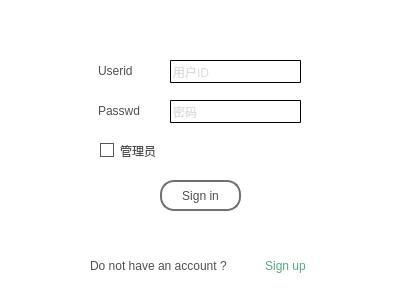
<?xml version="1.0" encoding="UTF-8"?>
<ui version="4.0">
 <class>Signin</class>
 <widget class="QWidget" name="Signin">
  <property name="geometry">
   <rect>
    <x>0</x>
    <y>0</y>
    <width>400</width>
    <height>300</height>
   </rect>
  </property>
  <property name="windowTitle">
   <string>Form</string>
  </property>
  <property name="styleSheet">
   <string notr="true">background-color: rgb(255, 255, 255);
color: rgb(80, 80, 80);
font: 700 9pt &quot;微软雅黑&quot;;</string>
  </property>
  <widget class="QStackedWidget" name="stackedWidget">
   <property name="geometry">
    <rect>
     <x>0</x>
     <y>0</y>
     <width>400</width>
     <height>300</height>
    </rect>
   </property>
   <property name="styleSheet">
    <string notr="true"/>
   </property>
   <property name="currentIndex">
    <number>0</number>
   </property>
   <widget class="QWidget" name="page">
    <widget class="QLabel" name="label_2">
     <property name="geometry">
      <rect>
       <x>98</x>
       <y>100</y>
       <width>61</width>
       <height>21</height>
      </rect>
     </property>
     <property name="text">
      <string>Passwd</string>
     </property>
    </widget>
    <widget class="QPushButton" name="signin_click">
     <property name="geometry">
      <rect>
       <x>160</x>
       <y>180</y>
       <width>81</width>
       <height>31</height>
      </rect>
     </property>
     <property name="styleSheet">
      <string notr="true">border:2px solid rgb(112, 112, 112);
border-radius:14px;</string>
     </property>
     <property name="text">
      <string>Sign in</string>
     </property>
    </widget>
    <widget class="QLineEdit" name="signin_pwd_input">
     <property name="geometry">
      <rect>
       <x>170</x>
       <y>100</y>
       <width>131</width>
       <height>23</height>
      </rect>
     </property>
     <property name="styleSheet">
      <string notr="true">color: rgb(186, 186, 186);
border: 1px solid;
border-radius:1px</string>
     </property>
     <property name="inputMask">
      <string/>
     </property>
     <property name="text">
      <string/>
     </property>
     <property name="maxLength">
      <number>16</number>
     </property>
     <property name="frame">
      <bool>true</bool>
     </property>
     <property name="echoMode">
      <enum>QLineEdit::Password</enum>
     </property>
     <property name="cursorPosition">
      <number>0</number>
     </property>
     <property name="dragEnabled">
      <bool>false</bool>
     </property>
     <property name="placeholderText">
      <string>密码</string>
     </property>
     <property name="clearButtonEnabled">
      <bool>true</bool>
     </property>
    </widget>
    <widget class="QLineEdit" name="signin_id_input">
     <property name="geometry">
      <rect>
       <x>170</x>
       <y>60</y>
       <width>131</width>
       <height>23</height>
      </rect>
     </property>
     <property name="styleSheet">
      <string notr="true">color: rgb(186, 186, 186);
border: 1px solid;
border-radius:1px</string>
     </property>
     <property name="inputMask">
      <string/>
     </property>
     <property name="maxLength">
      <number>10</number>
     </property>
     <property name="placeholderText">
      <string>用户ID</string>
     </property>
     <property name="clearButtonEnabled">
      <bool>true</bool>
     </property>
    </widget>
    <widget class="QLabel" name="label">
     <property name="geometry">
      <rect>
       <x>98</x>
       <y>60</y>
       <width>61</width>
       <height>21</height>
      </rect>
     </property>
     <property name="text">
      <string>Userid</string>
     </property>
    </widget>
    <widget class="QPushButton" name="signup_switch">
     <property name="geometry">
      <rect>
       <x>250</x>
       <y>250</y>
       <width>71</width>
       <height>31</height>
      </rect>
     </property>
     <property name="styleSheet">
      <string notr="true">border:none;
color: rgb(85, 170, 127);
border-radius:14px;</string>
     </property>
     <property name="text">
      <string>Sign up</string>
     </property>
    </widget>
    <widget class="QLabel" name="label_3">
     <property name="geometry">
      <rect>
       <x>90</x>
       <y>250</y>
       <width>161</width>
       <height>31</height>
      </rect>
     </property>
     <property name="text">
      <string>Do not have an account ?</string>
     </property>
    </widget>
    <widget class="QCheckBox" name="is_admin">
     <property name="geometry">
      <rect>
       <x>100</x>
       <y>140</y>
       <width>91</width>
       <height>21</height>
      </rect>
     </property>
     <property name="styleSheet">
      <string notr="true">QCheckBox{
	width: 12px;
	height: 12px;
}

QCheckBox::indicator {
	border:1px solid rgb(88, 88, 88);
    width: 12px;
	height: 12px;
}
QCheckBox::indicator:unchecked {
	background-color: rgb(255, 255, 255);
}
QCheckBox::indicator:checked {
	
	background-color: rgb(85, 170, 127);
}



</string>
     </property>
     <property name="text">
      <string>管理员</string>
     </property>
    </widget>
   </widget>
   <widget class="QWidget" name="page_2">
    <widget class="QPushButton" name="go_back">
     <property name="geometry">
      <rect>
       <x>20</x>
       <y>20</y>
       <width>80</width>
       <height>24</height>
      </rect>
     </property>
     <property name="styleSheet">
      <string notr="true">border: none</string>
     </property>
     <property name="text">
      <string>Go Back</string>
     </property>
    </widget>
    <widget class="QPushButton" name="signup_click">
     <property name="geometry">
      <rect>
       <x>160</x>
       <y>220</y>
       <width>80</width>
       <height>31</height>
      </rect>
     </property>
     <property name="styleSheet">
      <string notr="true">border:2px solid rgb(112, 112, 112);
border-radius:14px;</string>
     </property>
     <property name="text">
      <string>Sign up</string>
     </property>
    </widget>
    <widget class="QLineEdit" name="signup_pwd_input">
     <property name="geometry">
      <rect>
       <x>180</x>
       <y>120</y>
       <width>113</width>
       <height>23</height>
      </rect>
     </property>
     <property name="styleSheet">
      <string notr="true">color: rgb(186, 186, 186);
border: 1px solid;
border-radius:1px</string>
     </property>
     <property name="inputMask">
      <string/>
     </property>
     <property name="maxLength">
      <number>16</number>
     </property>
     <property name="echoMode">
      <enum>QLineEdit::Password</enum>
     </property>
     <property name="placeholderText">
      <string>密码</string>
     </property>
    </widget>
    <widget class="QLabel" name="label_4">
     <property name="geometry">
      <rect>
       <x>100</x>
       <y>120</y>
       <width>71</width>
       <height>21</height>
      </rect>
     </property>
     <property name="text">
      <string>Password</string>
     </property>
    </widget>
    <widget class="QLineEdit" name="signup_id_input">
     <property name="geometry">
      <rect>
       <x>180</x>
       <y>80</y>
       <width>113</width>
       <height>23</height>
      </rect>
     </property>
     <property name="styleSheet">
      <string notr="true">color: rgb(186, 186, 186);
border: 1px solid;
border-radius:1px</string>
     </property>
     <property name="inputMask">
      <string/>
     </property>
     <property name="maxLength">
      <number>10</number>
     </property>
     <property name="placeholderText">
      <string>用户名</string>
     </property>
    </widget>
    <widget class="QLabel" name="label_5">
     <property name="geometry">
      <rect>
       <x>100</x>
       <y>80</y>
       <width>54</width>
       <height>21</height>
      </rect>
     </property>
     <property name="text">
      <string>Userid</string>
     </property>
    </widget>
    <widget class="QLabel" name="label_6">
     <property name="geometry">
      <rect>
       <x>100</x>
       <y>160</y>
       <width>71</width>
       <height>21</height>
      </rect>
     </property>
     <property name="text">
      <string>Confirm</string>
     </property>
    </widget>
    <widget class="QLineEdit" name="signup_pwd_cfm_input">
     <property name="geometry">
      <rect>
       <x>180</x>
       <y>160</y>
       <width>113</width>
       <height>23</height>
      </rect>
     </property>
     <property name="styleSheet">
      <string notr="true">color: rgb(186, 186, 186);
border: 1px solid;
border-radius:1px</string>
     </property>
     <property name="inputMask">
      <string/>
     </property>
     <property name="maxLength">
      <number>16</number>
     </property>
     <property name="echoMode">
      <enum>QLineEdit::Password</enum>
     </property>
     <property name="placeholderText">
      <string>确认密码</string>
     </property>
    </widget>
   </widget>
  </widget>
 </widget>
 <resources/>
 <connections/>
</ui>
